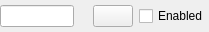
<?xml version="1.0" encoding="UTF-8"?>
<ui version="4.0">
 <class>LogDirectoryPicker</class>
 <widget class="QWidget" name="LogDirectoryPicker">
  <property name="geometry">
   <rect>
    <x>0</x>
    <y>0</y>
    <width>209</width>
    <height>32</height>
   </rect>
  </property>
  <layout class="QHBoxLayout" name="horizontalLayout">
   <property name="leftMargin">
    <number>0</number>
   </property>
   <property name="topMargin">
    <number>0</number>
   </property>
   <property name="rightMargin">
    <number>0</number>
   </property>
   <property name="bottomMargin">
    <number>0</number>
   </property>
   <item>
    <widget class="QLineEdit" name="pathTextBox"/>
   </item>
   <item>
    <widget class="QLabel" name="pathNotFound">
     <property name="enabled">
      <bool>true</bool>
     </property>
     <property name="toolTip">
      <string>This path could not be found. It will not be used.</string>
     </property>
     <property name="text">
      <string/>
     </property>
     <property name="pixmap">
      <pixmap resource="../../../../media/resources.qrc">:/icons/exclamation.png</pixmap>
     </property>
     <property name="scaledContents">
      <bool>true</bool>
     </property>
    </widget>
   </item>
   <item>
    <widget class="QPushButton" name="btnBrowse">
     <property name="toolTip">
      <string>Browse</string>
     </property>
    </widget>
   </item>
   <item>
    <widget class="QCheckBox" name="cbLoggingEnabled">
     <property name="focusPolicy">
      <enum>Qt::StrongFocus</enum>
     </property>
     <property name="autoFillBackground">
      <bool>false</bool>
     </property>
     <property name="text">
      <string>Enabled</string>
     </property>
     <property name="tristate">
      <bool>false</bool>
     </property>
    </widget>
   </item>
  </layout>
 </widget>
 <resources>
  <include location="../../../../media/resources.qrc"/>
 </resources>
 <connections>
  <connection>
   <sender>btnBrowse</sender>
   <signal>clicked()</signal>
   <receiver>LogDirectoryPicker</receiver>
   <slot>browse()</slot>
   <hints>
    <hint type="sourcelabel">
     <x>108</x>
     <y>26</y>
    </hint>
    <hint type="destinationlabel">
     <x>170</x>
     <y>15</y>
    </hint>
   </hints>
  </connection>
  <connection>
   <sender>cbLoggingEnabled</sender>
   <signal>toggled(bool)</signal>
   <receiver>LogDirectoryPicker</receiver>
   <slot>cbLoggingEnabledChecked(bool)</slot>
   <hints>
    <hint type="sourcelabel">
     <x>208</x>
     <y>27</y>
    </hint>
    <hint type="destinationlabel">
     <x>170</x>
     <y>30</y>
    </hint>
   </hints>
  </connection>
  <connection>
   <sender>pathTextBox</sender>
   <signal>editingFinished()</signal>
   <receiver>LogDirectoryPicker</receiver>
   <slot>textEdited()</slot>
   <hints>
    <hint type="sourcelabel">
     <x>32</x>
     <y>30</y>
    </hint>
    <hint type="destinationlabel">
     <x>157</x>
     <y>31</y>
    </hint>
   </hints>
  </connection>
 </connections>
 <slots>
  <slot>browse()</slot>
  <slot>cbLoggingEnabledChecked(bool)</slot>
  <slot>textEdited()</slot>
 </slots>
</ui>
